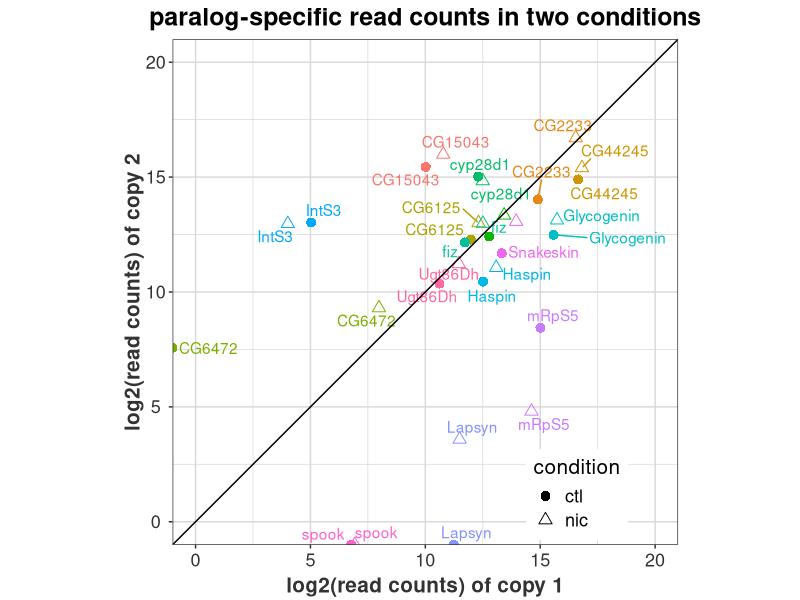

This chart was generated by the following R code:
library(ggplot2)
library(ggrepel)

setwd("~/cloud/para/gene_expression")
sig_df <- read.table('para_log_sig.txt', header=T)

for (i in 14:14) {
 ans <- binom.test(x=round(sig_df[i,"count_n1"]), n = round(sig_df[i,"count_n1"] + sig_df[i,"count_n2"]), p=0.5)
 #print(sig_df[i,"count_n1"]) 
 print(c(i,round(ans$p.value,digits = 5)))
}

figure4 <- ggplot(data = sig_df) + 
   # geom_point(aes(x=log2( 1 + round((count_n1 + count_n2)/2 - abs(count_n1-count_n2)/2)), y=log2( 1 + round((count_n1+  count_n2)/2 + abs(count_n1-count_n2)/2 )), color=Gene, shape=condition), size = 3) + 
    geom_point(aes(x=log2(count_n1), y=log2(count_n2), color=Gene, shape=condition), size=3) + 
    #geom_text_repel(aes(log2( 1 + round((count_n1 + count_n2)/2 - abs(count_n1-count_n2)/2)), y =log2( 1 + round((count_n1+  count_n2)/2 + abs(count_n1-count_n2)/2 )) , label = Gene,color=Gene)) + 
    geom_text_repel(aes(x=log2(count_n1), y= log2(count_n2), label = Gene, color= Gene)) + 
    scale_shape_manual(values=c(16,2)) + 
    coord_fixed(ratio=1, xlim=c(0,20), ylim=c(0,20)) + 
    geom_abline(slope = 1, intercept = 0) + 
    labs(x="log2(read counts) of copy 1" , y="log2(read counts) of copy 2", title ="paralog-specific read counts in two conditions") +
    guides(color=FALSE) + 
    theme_bw() +
    theme(
        legend.position = c(0.8,0.1),
        legend.title = element_text(size=15),
        legend.text=element_text(size=13),
        panel.grid = element_line(color="grey85"),  
        plot.title = element_text(size = 18, face = "bold",hjust=.5),
        axis.text.x = element_text(colour="grey20",size=13,hjust=.5,vjust=.5,face="plain"),
        axis.text.y = element_text(colour="grey20",size=13,hjust=.5,vjust=.5,face="plain"),
        axis.title.x = element_text(colour="grey20",size=15,hjust=.5,vjust=0,face="bold"), 
        #axis.title = element_blank(),
        axis.title.y = element_text(colour="grey20",size=15,hjust=.5,vjust=.5,face="bold"))

ggsave(file="~/cloud/para/gene_expression/fig4_paralog_point.pdf", figure4, device = "pdf", width = 15, height = 15, units = "cm",dpi=200)

